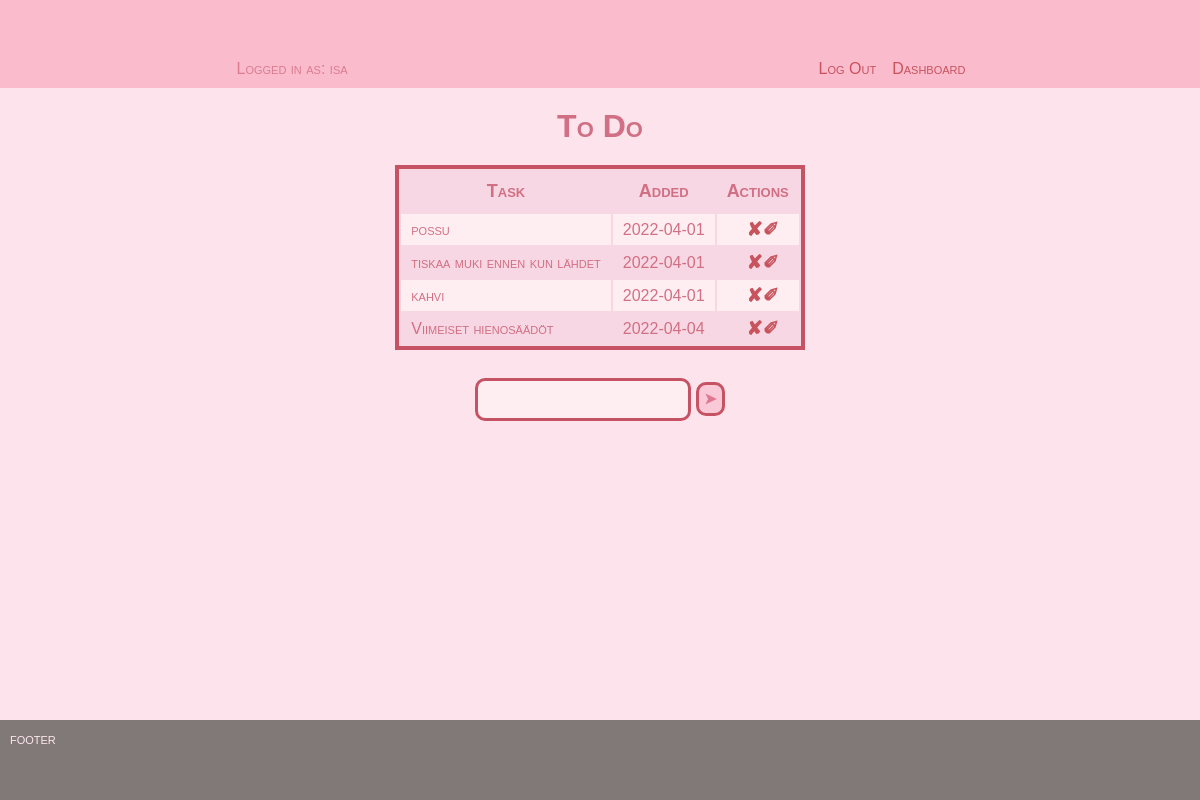
Screenshot of / (signed in) with the database file from the repository.
### app.py (models this page shows, shortened)
class User(db.Model, UserMixin):
    id = db.Column(db.Integer, primary_key=True)
    username = db.Column(db.String(20), nullable=False, unique=True)
    password = db.Column(db.String(80), nullable=False )

class Todo(db.Model):
    id = db.Column(db.Integer, primary_key=True)
    content = db.Column(db.String(200), nullable=False)
    date_created = db.Column(db.DateTime, default=datetime.utcnow)
    created_by = db.Column(db.String(10),)
    completed = db.Column(db.Boolean, default=False)

### app.py (the view)
@app.route('/', methods=['POST', 'GET'])
@login_required
def index():
    if request.method == 'POST':
        task_content = request.form['content']
        new_task = Todo(content=task_content)
        try:
            db.session.add(new_task)
            db.session.commit()
            return redirect('/')
        except:
            return 'there was a problem'
    else:
        tasks = Todo.query.order_by(Todo.date_created).all()
        return render_template('index.html', tasks=tasks)

### app.py (called while the page is built)
@login_manager.user_loader
def load_user(user_id):
    return User.query.get(user_id)

### templates/index.html (shortened to what this page needs)
{% extends 'base.html' %}
{% block body %}
<div class="page">
    <div class="header">
        <p class="loggedinas">Logged in as: {{current_user.username}}</p>
            <ul>
                <li><a class="headbutt" href="{{url_for('logout')}}"> Log Out </a></li>
                <li> <a class="headbutt" href="{{ url_for('dashboard')}}">Dashboard</a></li>
            </ul>
    </div>
    <div class="content">
        <h1>To Do</h1>
        {% if tasks|length < 1 %}
        <h4>Add a note to dispaly on todo table</h4>
        {% else %}
        <table>
            <tr>
                <th>Task</th>
                <th>Added</th>
                <th>Actions</th>
            </tr>
            {% for task in tasks %}
                <tr>
                    <td>{{ task.content }}</td>
                    <td>{{ task.date_created.date() }}</td>
                    <td class="buttons">
                        <a href="/delete/{{task.id}}">&#10008;</a>
                        <a href="/update/{{task.id}}">&#10000;</a>
                    </td>
                </tr>
            {% endfor %}
        </table>
        {% endif %}
        <br>
        <div class="form">
            <form action="/"method="POST">
                <input type="text" name="content" id="content" required>
                <input id="submit" type="submit" value="&#10148;">
            </form>
        </div>
        <footer>
           <p> footer </p>
        </footer>
</div>
</div>
{% endblock %}

### static/css/main.css (style rules this page uses)
:root { --bg-color: rgb(253, 227, 235); --bg-color2: rgb(250, 201, 215); --border: rgb(198, 83, 100); --text: rgb(222, 119, 146); }
* { margin: 0; font-variant: small-caps; font-family: 'Trebuchet MS', 'Lucida Sans Unicode', 'Lucida Grande', 'Lucida Sans', Arial, sans-serif; }
.page { margin: 0; display: flex; flex-direction: column; gap: 0; align-items: center; justify-items: center; background-color: var(--bg-color); min-height: 100vh; }
.content { margin: 0; font-family: 'Trebuchet MS', 'Lucida Sans Unicode', 'Lucida Grande', 'Lucida Sans', Arial, sans-serif; color: rgb(209, 111, 132); display: flex; align-items: center; justify-content: center; flex-direction: column; padding: 20px; }
.header { display: flex; flex-direction: row; align-items: center; justify-content: space-around; padding-top: 50px; background-color: #fabbcd; width: 100%; margin-top: 0; font-family: 'Trebuchet MS', 'Lucida Sans Unicode', 'Lucida Grande', 'Lucida Sans', Arial, sans-serif; }
.headbutt { padding: 5px; display: block; padding: 8px; float: left; }
.loggedinas { color: rgb(219, 124, 143); font-family: 'Trebuchet MS', 'Lucida Sans Unicode', 'Lucida Grande', 'Lucida Sans', Arial, sans-serif; float: left; }
ul { list-style-type: none; margin: 0; padding: 0; }
li { display: inline; background-color: #fabbcd; }
table { display: flex; flex-direction: column; row-gap: 0; background-color: rgb(247, 215, 227); border: 4px solid var(--border); max-width: 600px; margin-top: 20px; }
th { font-size: large; padding: 10px; color: rgb(209, 111, 132); }
td { padding: 4px 10px; }
tr:nth-child(even) { background-color: #ffeef1; }
td.buttons { display: flex; }
.buttons { font-size: larger; font-weight: bold; padding-right: 20px; float: right; }
.form { display: flex; flex-direction: row; margin: 10px; }
input[type=button], input[type=submit] { padding-bottom: 8px; padding: 5px; color: var(--text); border: 3px solid var(--border); border-radius: 10px; font-size: 15px; font-weight: bold; background-color: var(--bg-color2); }
input[name=content] { border: 3px solid rgb(198, 83, 100); border-radius: 10px; height: 27px; max-width: 300px; min-width: 200px; text-decoration: none; margin: auto; padding: 5px; background-color: rgb(254, 237, 241); }
a { text-decoration: none; color: rgb(199, 83, 93); }
footer { position: absolute; bottom: 0; width: 100%; height: 5rem; background-color: #817878; color: rgb(255, 231, 237); position: absolute; margin: 0; }
p { padding: 10px; columns: rgb(222, 119, 146);; }

### rows the page displays
User: username "isa"
Todo: content "possu", date_created "2022-04-01"
Todo: content "tiskaa muki ennen kun lähdet", date_created "2022-04-01"
Todo: content "kahvi", date_created "2022-04-01"
Todo: content "Viimeiset hienosäädöt", date_created "2022-04-04"
